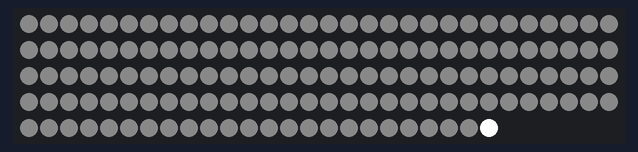
Recording of a sketch running on a simulated Arduino Uno, built with avr-gcc and run on an emulated ATmega328P. Parts: 144 RGB LEDs in strip order, left to right, continuing on the next row. What the sketch prints to the serial monitor is not drawn.

Above: at 0.8 s.

The sketch:

matrix_tester.ino
```cpp
#include "WS2812.h"

#define DISPLAY_LEDS 144

//Outputs
#define PIN_LED_STRIP 8

WS2812 leds(DISPLAY_LEDS);

void setup() {
	Serial.begin(115200);


	leds.setOutput(PIN_LED_STRIP);
	leds.setColorOrderRGB();

}

	unsigned long lastTime = 0;
	int count = 0;

void loop() {

	for (int j = 0; j < DISPLAY_LEDS; j++) {

		cRGB colorOn = {255, 255, 255};
		cRGB colorOff = {10, 10, 10 };

		for (int i = 0; i < DISPLAY_LEDS; i++) {
			leds.set_crgb_at(i, i == j ? colorOn : colorOff);
		}

		leds.sync();

		count++;


		unsigned long now = millis();
		if(lastTime+333<=now){
			Serial.print(now);
			Serial.print("\t");
			Serial.print("value : ");
			Serial.println(count);
			lastTime = now;
			count = 0;
		}

	}
}
```
